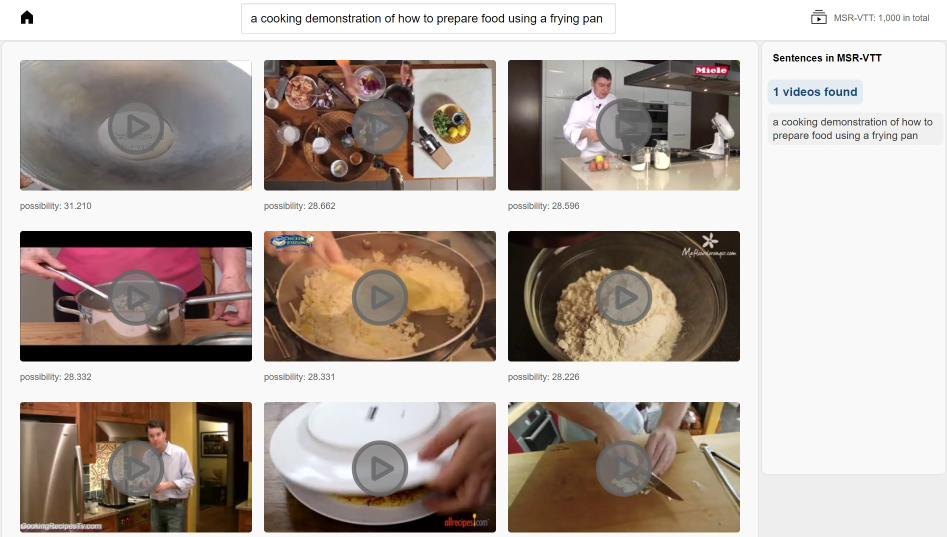
#> input picture image/检索结果展示页面.jpg, 1894 x 1073 px, given in place of video0.mp4, which was not available (shown at 1/2 size)
$ python '画diff图.py'
#> lines starting #> are read from the running program, lines starting #| are printed output that depends on the picture; pictures that were not available may be replaced by others from this repository, and a replacement may not be noted
### code/其他/temp/keyFrameExtractor_Uniform.py
import os
import cv2

from .frame_extract_tool import get_resize_centralCrop_size, execute_resize_centralCrop


def keyFrameExtractor_Uniform(video_path_id: tuple[str, int], output_path: str,
                              max_frame=12):
    """视频不超过 max_frame 秒时，取每秒的第1帧；\n
    超过 max_frame 秒时，平均取 max_frame 帧；\n
    :return: 该视频中抽取出的关键帧数量
    """
#> called with output_path = 'D:/Code/Python/Temp/outputs', max_frame = 12
    video_path, video_id = video_path_id
    # 打开视频
    cap = cv2.VideoCapture(video_path)
    # height, width, left, upper, right, lower
    height, width = cap.get(cv2.CAP_PROP_FRAME_HEIGHT), cap.get(cv2.CAP_PROP_FRAME_WIDTH)
    size_crop_info = get_resize_centralCrop_size((height, width), 224)

    # 得到目标帧的idx
    total_frame = int(cap.get(cv2.CAP_PROP_FRAME_COUNT))  # 视频总帧数
    fps = int(cap.get(cv2.CAP_PROP_FPS))  # 帧率
    # <== 使用 ‘(total_frame + fps - 1) // fps’ 以和CLIP4Clip原代码保持一致
    # 视频不超过12秒，每1秒取第1帧
    if (total_frame + fps - 1) // fps <= max_frame:  # <== 使用 ‘(total_frame + fps - 1) // fps’ 以和CLIP4Clip原代码保持一致
        target_idx = list(range(total_frame))[::fps]
    else:  # 超过12秒的视频，平均间隔取12帧
        target_idx = [i * (total_frame // max_frame) for i in range(max_frame)]
    target_idx[0] = 2  # MSRVTT数据集部分有问题，第1帧内容不符合片段内容
    # 取出目标帧并保存
    _length = 0
    for idx in target_idx:
        cap.set(cv2.CAP_PROP_POS_FRAMES, idx)
        ret, frame = cap.read()
        if not ret: break  # <== 使用 ‘break’ 而不是重新尝试一次open 以和CLIP4Clip原代码保持一致
        _length += 1
        cv2.imwrite(os.path.join(output_path, f'{video_id}_{_length - 1}.jpg'),
                    execute_resize_centralCrop(frame, *size_crop_info),  # 缩放并中心裁剪
                    [cv2.IMWRITE_JPEG_QUALITY, 95])  # jpg有损压缩：0~100（100文件最大，压缩最低但仍有），默认95
#> this loop made 1 pass
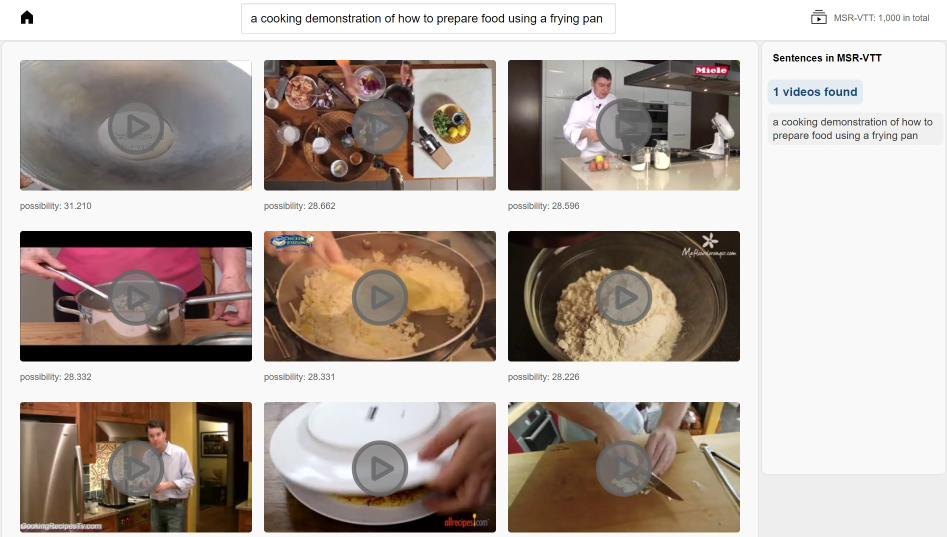
#> input picture image/检索结果展示页面.jpg, 1894 x 1073 px, given in place of video0.mp4, which was not available (shown at 1/2 size)
#> pass 1, in keyFrameExtractor_Uniform, `cv2.imwrite(os.path.join(output_path, f'{video_id}_{_length - 1}.jpg')..`:
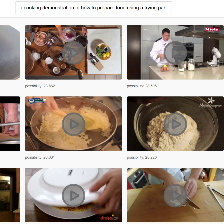
#> saved as 0_0.jpg: shape (224, 224, 3); mean B, G, R 139.6, 150.3, 164.1
#> frame is the input picture: shape (1073, 1894, 3); mean B, G, R 163.2, 170.3, 181.4
    cap.release()
    return _length, target_idx

### code/其他/temp/keyFrameExtractor_diff.py
import operator
import os

import cv2
import numpy
from scipy import signal

from .frame_extract_tool import get_resize_centralCrop_size, execute_resize_centralCrop


class _Frame_Info:
    def __init__(self, idx, diff):
        self.idx = idx  # 第id帧
        self.diff = diff  # 与上一帧的帧间差距


def keyFrameExtractor_diff(video_path_id: tuple[str, int], output_path: str,
                           frame_step=6, max_frame=12, method='to_k'):
    """用cv2依据帧间差选取关键帧\n
    :return: 该视频中抽取出的关键帧数量
    """
    video_path, video_id = video_path_id
    # 打开视频
    cap = cv2.VideoCapture(video_path)
    # height, width, left, upper, right, lower
    height, width = cap.get(cv2.CAP_PROP_FRAME_HEIGHT), cap.get(cv2.CAP_PROP_FRAME_WIDTH)
    size_crop_info = get_resize_centralCrop_size((height, width), 224)

    # 第1遍遍历视频，计算所有diff
    frames = _get_diff(cap, frame_step)
    idx_list = [i.idx for i in frames]
    diff_list = [i.diff for i in frames]
    # 得到目标帧的idx
    if method == 'local_maxima':
        target_idx = _diff_local_maxima(frames, int(cap.get(cv2.CAP_PROP_FPS) / frame_step), 'hamming')
    else:
        target_idx = _diff_top_k(frames, max_frame)
    del frames
    # 第2遍遍历视频，取出目标帧并保存
    for _i, idx in enumerate(target_idx):
        cap.set(cv2.CAP_PROP_POS_FRAMES, idx)
        # print(f'结果有{idx} ({int(cap.get(cv2.CAP_PROP_POS_FRAMES))}/{int(cap.get(cv2.CAP_PROP_FRAME_COUNT))})')
        _, frame = cap.read()
        if frame is None:
            cap.open(video_path)
            cap.set(cv2.CAP_PROP_POS_FRAMES, idx)
            print(f'{video_path}:{idx} ({int(cap.get(cv2.CAP_PROP_POS_FRAMES))}/{int(cap.get(cv2.CAP_PROP_FRAME_COUNT))})出错，'
                  f'已重新open试图恢复')
            _, frame = cap.read()
        cv2.imwrite(os.path.join(output_path, f'{video_id}_{_i}.jpg'),
                    execute_resize_centralCrop(frame, *size_crop_info),  # 缩放并中心裁剪
                    [cv2.IMWRITE_JPEG_QUALITY, 95])  # jpg有损压缩：0~100（100文件最大，压缩最低但仍有），默认95
    cap.release()
    return len(target_idx), target_idx, idx_list, diff_list


def _get_diff(cap: cv2.VideoCapture, frame_step: int) -> list[_Frame_Info]:
    """第1遍遍历视频，计算所有diff"""
    # height, width, left, upper, right, lower
    height, width = cap.get(cv2.CAP_PROP_FRAME_HEIGHT), cap.get(cv2.CAP_PROP_FRAME_WIDTH)
    size_crop_info = get_resize_centralCrop_size((height, width), -1)  # 不缩放，只中中心裁剪
    total_frame = int(cap.get(cv2.CAP_PROP_FRAME_COUNT))  # 视频总帧数
    frames = list()  # 存储所有[(idx, diff)]
    # 跳过第1帧，MSRVTT数据集部分有问题，第1帧内容不符合片段内容
    ret = cap.grab()  # grab跳帧，不解析图片所以比read更快
    idx = 0  # 当前第idx帧（初始值为-1）
    pre_frame = None  # 前一帧
    while ret:
        idx += 1  # 当前第idx帧
        if idx + 2 == total_frame: break  # 若idx==total_frame被grab，那么后续cap无法再跳转、解析。这里防止意外设大一点
        if (idx - 1) % frame_step != 0:  # 设置每 k 个取一次帧
            ret = cap.grab()
            continue
        # print(f'抓取到{idx} ({int(cap.get(cv2.CAP_PROP_POS_FRAMES))}/{int(cap.get(cv2.CAP_PROP_FRAME_COUNT))})')
        ret, frame = cap.read()
        if not ret:  # 仍然可能由于视频或cv2问题出现解析失败
            print(f'_get_diff中：{idx} ({int(cap.get(cv2.CAP_PROP_POS_FRAMES))}/{int(cap.get(cv2.CAP_PROP_FRAME_COUNT))})出错，'
                  f'已提前结束第一次循环试图继续运行')
            break
        frame = cv2.cvtColor(frame, cv2.COLOR_BGR2GRAY)  # 转为灰度，加快计算
        frame = execute_resize_centralCrop(frame, -1, -1, *size_crop_info[2:])  # 中心裁剪，调整为网络能看到的视野
        frame = cv2.GaussianBlur(frame, (5, 5), 0)  # 高斯模糊
        if pre_frame is not None:
            diff = cv2.absdiff(frame, pre_frame)  # 计算帧间差距（绝对值）
            diff = cv2.medianBlur(diff, 5)  # medianBlur适用于去除孤立点（椒盐噪声）
            frames.append(_Frame_Info(idx, numpy.sum(diff)))  # 帧间差距总和
        pre_frame = frame
    del pre_frame
    return frames


# [40 lines left out: functions _diff_top_k, _diff_local_maxima, _diff_thresh, smooth, not called in this run]

### code/其他/temp/frame_extract_tool.py
import os
from concurrent import futures
from functools import partial
from time import time
from typing import Union

import cv2
import numpy
import pandas
from PIL import Image

from .Tools import name2index


# [85 lines left out: functions extract_all_videos, update_key_frames_data, resize_centralCrop, not called in this run]


def get_resize_centralCrop_size(image: Union[Image.Image, numpy.ndarray, tuple], size):
    """
    计算图片（最小边缩放到size）的：height, width（size<=0时，不缩放）；\n
    以及要进行中心裁剪的：left, upper, right, lower；\n
    如果要直接传入图片高宽，注意次序：image=(height, width)；\n
    :return: height, width, left, upper, right, lower
    """
    if isinstance(image, Image.Image):
        width, height = image.size
    elif isinstance(image, numpy.ndarray):
        height, width = image.shape[:2]
    else:
        height, width = int(image[0]), int(image[1])
    if height < width:
        if size > 0: width, height = int(width * (size / height)), size
        left, upper, right, lower = (width - height) // 2, 0, (width - height) // 2 + height, height
    else:
        if size > 0: width, height = size, int(height * (size / width))
        left, upper, right, lower = 0, (height - width) // 2, width, (height - width) // 2 + width
    return height, width, left, upper, right, lower


def execute_resize_centralCrop(image: Union[Image.Image, numpy.ndarray], height=-1, width=-1,
                               left=-1, upper=-1, right=-1, lower=-1) -> Union[Image.Image, numpy.ndarray]:
    """PIL.Image图像最小边缩放至height, width（三线性差值）、再裁剪；
    height, width 任一<=0时，不缩放；
    left, upper, right, lower 任一<0时不裁剪。
    """
    _image = image
    if isinstance(_image, Image.Image):
        if height > 0 and width > 0:
            _image = _image.resize((width, height), Image.Resampling.BICUBIC)  # 最小边缩放至size
        if left >= 0 and upper >= 0 and right >= 0 and lower >= 0:
            _image = _image.crop((left, upper, right, lower))  # 裁剪
    else:
        if height > 0 and width > 0:
            _image = cv2.resize(_image, (width, height), interpolation=cv2.INTER_LINEAR)  # 最小边缩放至size
        if left >= 0 and upper >= 0 and right >= 0 and lower >= 0:
            _image = _image[upper:lower, left:right]  # 裁剪
    return _image

### code/其他/画diff图.py
from 数据统计_画图 import draw_bar_diff

from temp.keyFrameExtractor_Uniform import keyFrameExtractor_Uniform
from temp.keyFrameExtractor_diff import keyFrameExtractor_diff

_, target_idx_u = keyFrameExtractor_Uniform(
    ('D:/Code/Python/Graduation_Project/res/MSRVTT/videos/all/video0.mp4', 0),
    'D:/Code/Python/Temp/outputs')
#> target_idx_u = [2]
_, target_idx_d, idx_list, diff_list = keyFrameExtractor_diff(
    ('D:/Code/Python/Graduation_Project/res/MSRVTT/videos/all/video0.mp4', 0),
    'D:/Code/Python/Temp/outputs', 6)
#> in keyFrameExtractor_diff, `height, width = cap.get(cv2.CAP_PROP_FRAME_HEIGHT), cap.get(cv2.CAP_PR..`: height = 1073; width = 1894
#> in keyFrameExtractor_diff, `size_crop_info = get_resize_centralCrop_size((height, width), 224)`: size_crop_info = (224, 395, 85, 0, 309, 224)
#> in _get_diff, `height, width = cap.get(cv2.CAP_PROP_FRAME_HEIGHT), cap.get(cv2.CAP_PR..`: height = 1073; width = 1894
#> in _get_diff, `size_crop_info = get_resize_centralCrop_size((height, width), -1)`: size_crop_info = (1073, 1894, 410, 0, 1483, 1073)
#> in _get_diff, `total_frame = int(cap.get(cv2.CAP_PROP_FRAME_COUNT))`: total_frame = 1
#> in _get_diff, `frame = cv2.cvtColor(frame, cv2.COLOR_BGR2GRAY)`:
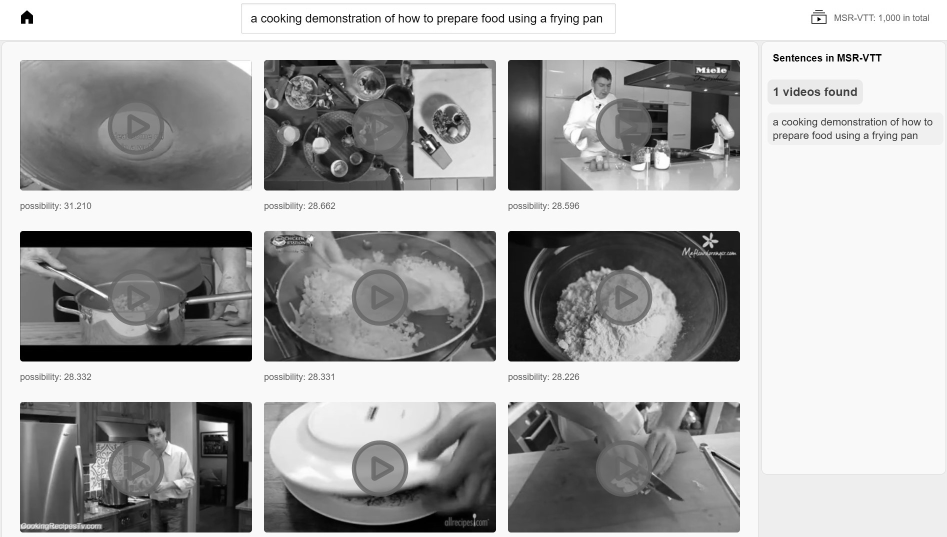
#> frame: shape (1073, 1894) (shown at 1/2 size); min 0, max 255, mean 172.9
#> in _get_diff, `frame = execute_resize_centralCrop(frame, -1, -1, *size_crop_info[2:])`:
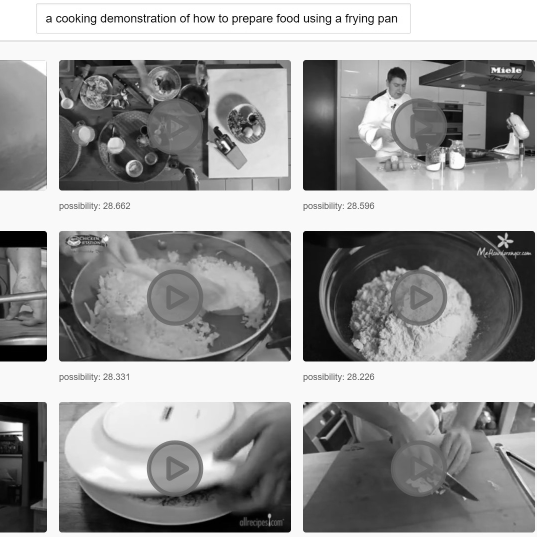
#> frame: shape (1073, 1073) (shown at 1/2 size); min 0, max 255, mean 153.5

target_idx_u[0] = 0
draw_bar_diff(idx_list, diff_list, target_idx_d, target_idx_u, 'D:/文档/课程资料/·毕业论文/6 答辩/资料/3 关键帧选取.svg')

$ run again, on image/视频播放页面.jpg
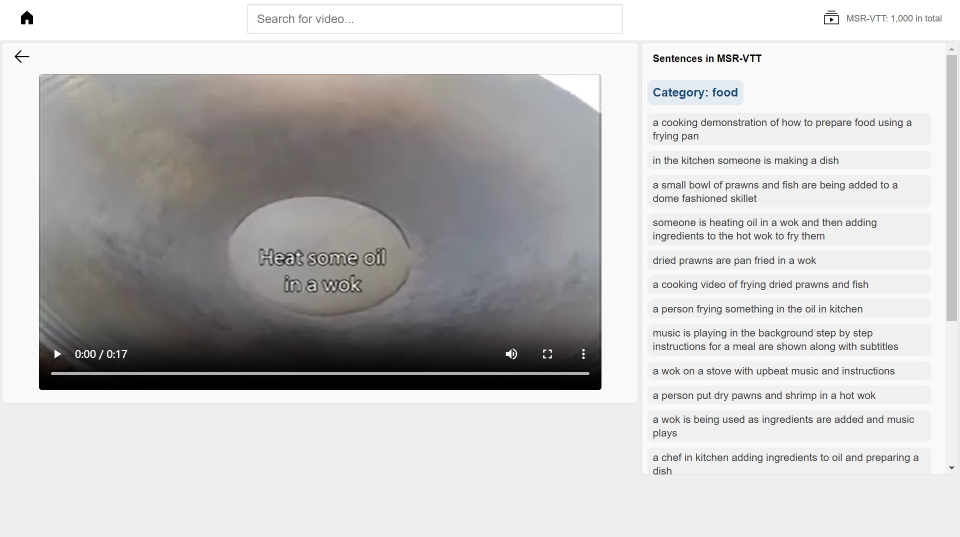
#> input picture image/视频播放页面.jpg, 1920 x 1074 px, given in place of video0.mp4, which was not available (shown at 1/2 size)
#> the loop in keyFrameExtractor_Uniform, `for idx in target_idx:` made 1 pass
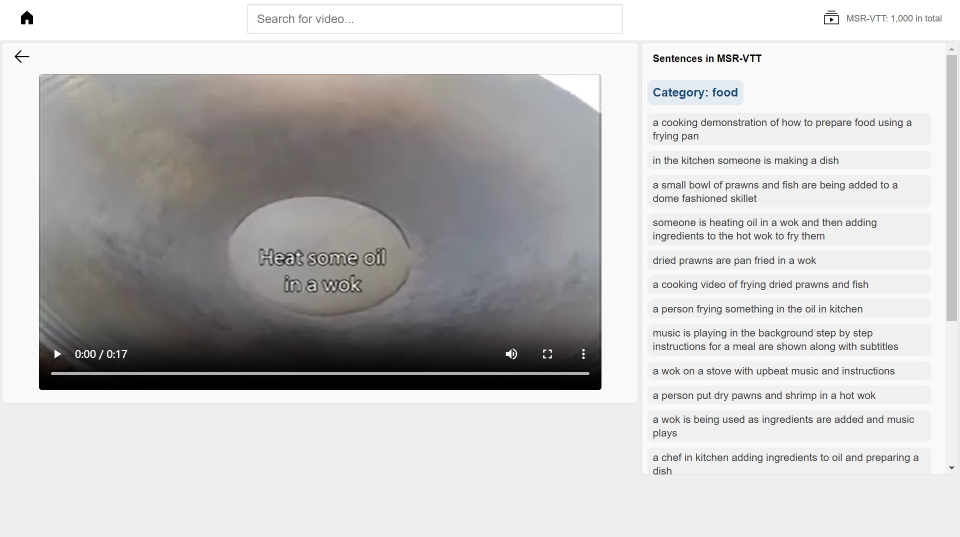
#> input picture image/视频播放页面.jpg, 1920 x 1074 px, given in place of video0.mp4, which was not available (shown at 1/2 size)
#> pass 1, in keyFrameExtractor_Uniform, `cv2.imwrite(os.path.join(output_path, f'{video_id}_{_length - 1}.jpg')..`:
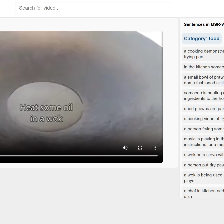
#> saved as 0_0.jpg: shape (224, 224, 3); mean B, G, R 186.1, 185.9, 187.2
#> in keyFrameExtractor_Uniform, frame is the input picture: shape (1074, 1920, 3); mean B, G, R 195.7, 196, 196.9
#> target_idx_u = [2]
#> in keyFrameExtractor_diff, `height, width = cap.get(cv2.CAP_PROP_FRAME_HEIGHT), cap.get(cv2.CAP_PR..`: height = 1074; width = 1920
#> in keyFrameExtractor_diff, `size_crop_info = get_resize_centralCrop_size((height, width), 224)`: size_crop_info = (224, 400, 88, 0, 312, 224)
#> in _get_diff, `height, width = cap.get(cv2.CAP_PROP_FRAME_HEIGHT), cap.get(cv2.CAP_PR..`: height = 1074; width = 1920
#> in _get_diff, `size_crop_info = get_resize_centralCrop_size((height, width), -1)`: size_crop_info = (1074, 1920, 423, 0, 1497, 1074)
#> total_frame = 1
#> in _get_diff, `frame = execute_resize_centralCrop(frame, -1, -1, *size_crop_info[2:])`:
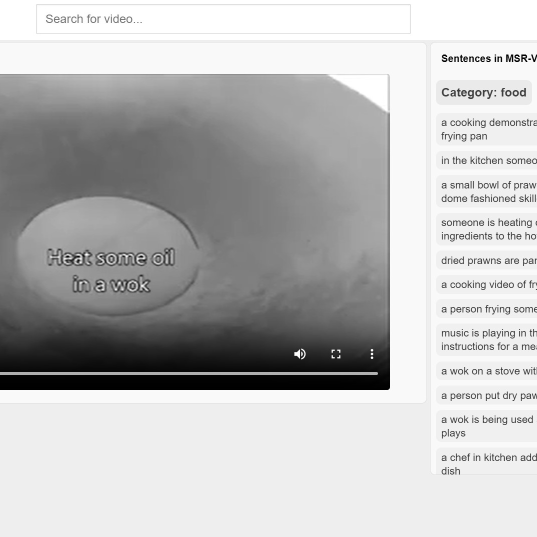
#> frame: shape (1074, 1074) (shown at 1/2 size); min 0, max 255, mean 186.5
